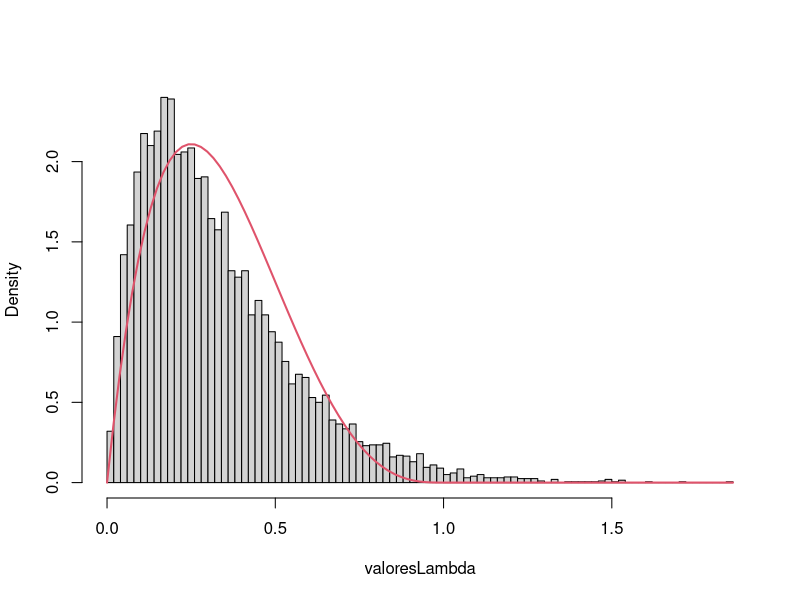
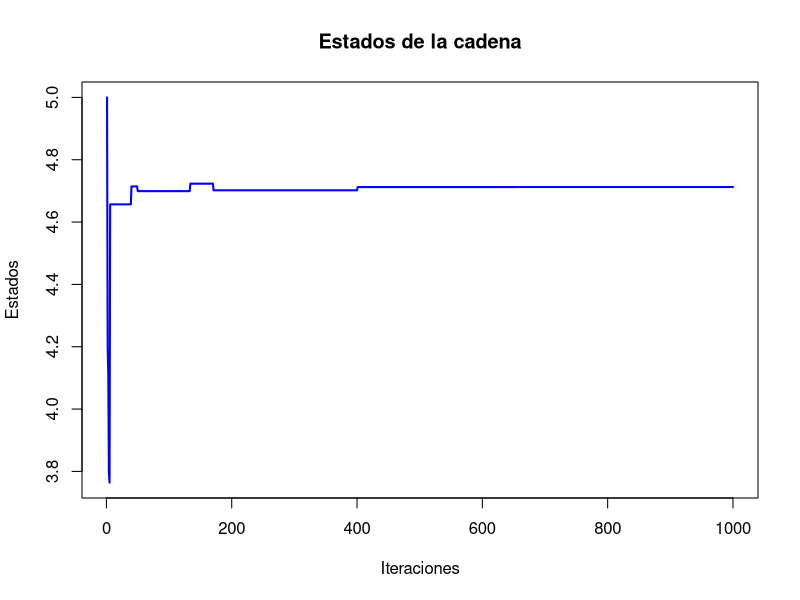
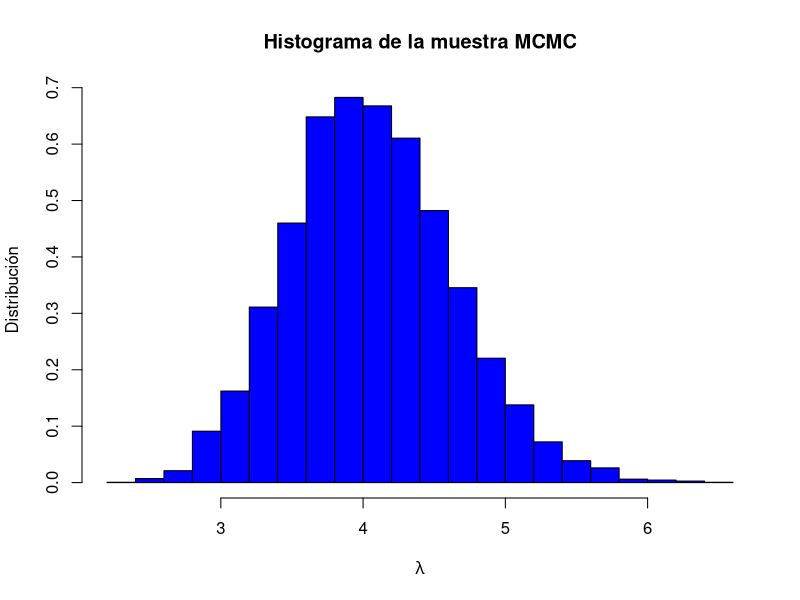
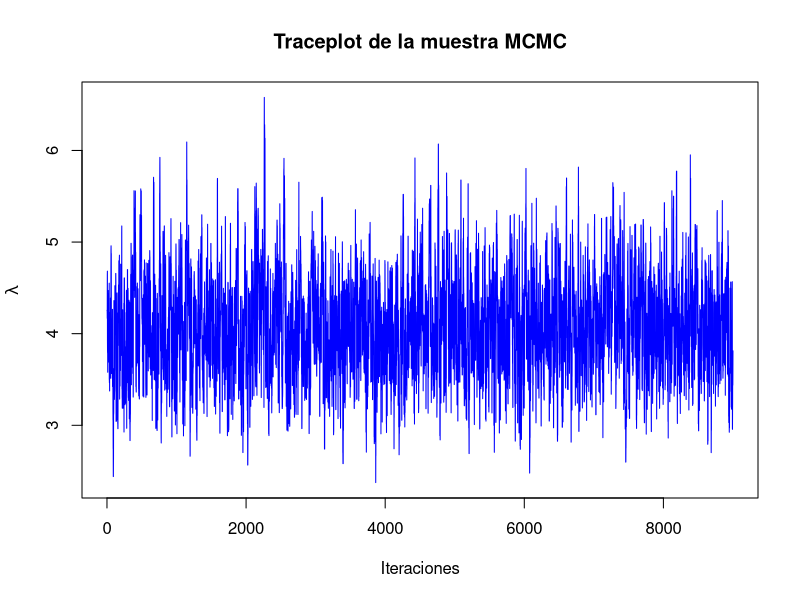
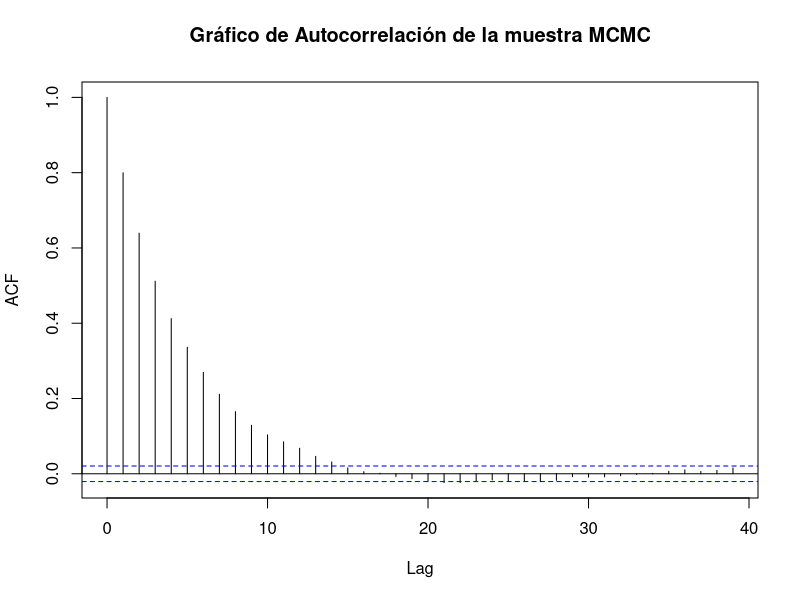
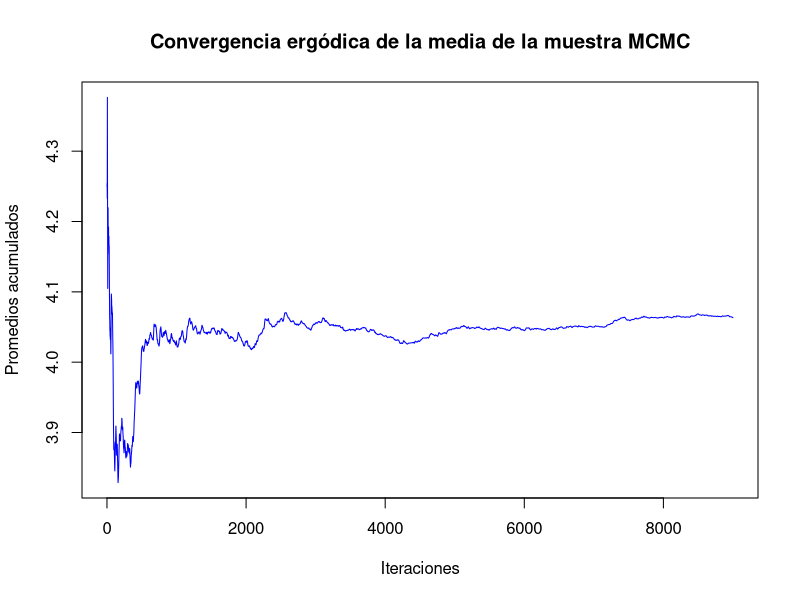

These figures' R source, in order:
## ---- chunk 1
set.seed(2024)
## ---- chunk 2
f <- function(x) {
  exp(-x^2) / (1 + x^2)
}
## ---- chunk 3
# Método de Montecarlo para aproximar la integral
montecarlo_integration <- function(N) {
  # Generamos N muestras aleatorias entre 0 y 1
  x <- runif(N, 0, 1)
  
  # Evaluamos la función en los puntos muestreados
  fx <- f(x)
  
  # Estimar la integral como el promedio de f(x)
  integral_estimate <- mean(fx)

  return(integral_estimate)
}

N <- 100000  # número de muestras

montecarlo_result <- montecarlo_integration(N)

cat("Aproximación de la integral por Montecarlo:", montecarlo_result, "\n")

## ---- chunk 4
integral_exacta <- integrate(f, 0, 1)
cat("Aproximación de la integral por Integrate:", integral_exacta$value, "\n")
cat("El error absoluto de Integrate:", integral_exacta$abs.error, "\n")
## ---- chunk 5
montecarlo_result - integral_exacta$value
## ---- chunk 6
f_L <- function(L) {
  return(exp(-L)) 
}
## ---- chunk 7
g_L <- function(L) {
  return(dnorm(L, mean = 3, sd = 2))
}
## ---- chunk 8
# Establecemos la semilla

n <- 10^4  # número de muestras

# Generar muestras de la distribución normal g
L_samples <- rnorm(n, mean = 3, sd = 2)

# Estimamos el valor esperado usando la importancia ponderada
pesos <- f_L(L_samples) / g_L(L_samples)
perdidas_esperadas <- mean(L_samples * pesos)

cat("La estimación del valor esperado de la pérdida usando muestreo por importancia es:", 
    perdidas_esperadas, "\n")

## ---- chunk 9
tiempos <- c(2.72, 1.93, 1.76, 0.49, 6.12, 0.43, 4.01, 1.71, 2.01, 5.96)

# Definición de las funciones de densidad
objetivo <- function(lambda, x) {
  lambda * exp(-lambda * x)
}

previa <- function(lambda) {
  dgamma(lambda, shape = 2, rate = 1)
}
## ---- chunk 10
n <- 10000
valoresLambda <- numeric(n)

for (i in 1:n) {
  repeat {
    # Generar candidato de la distribución prior
    lambda <- rgamma(1, shape = 2, rate = 1)
    
    # Generar variable uniforme
    u <- runif(1)
    
    # Verificar aceptación
    if (u < min(objetivo(lambda, tiempos) / previa(lambda))) {
      valoresLambda[i] <- lambda
      break
    }
  }
}
## ---- chunk 11
ngen <- n  
cat("Número de generaciones = ", ngen, "\n")
cat("Número medio de aceptados = ", ngen / 10^4, "\n")
cat("Proporción de rechazos = ", 1 - 10^4 / ngen, "\n")

lambda_est <- mean(valoresLambda)
cat("Valor de lambda estimado = ", lambda_est)

hist(valoresLambda, breaks = "FD", freq = FALSE, main = "")
curve(dbeta(x, 2, 4), col = 2, lwd = 2, add = TRUE)
## ---- chunk 12
cred_interval <- quantile(valoresLambda, probs = c(0.005, 0.995))
cat("Intervalo de credibilidad al 99%: [", cred_interval[1], ", ", cred_interval[2], "]\n")
## ---- chunk 13
lambda_hip <- 0.5
if(lambda_hip >= cred_interval[1] && lambda_hip <= cred_interval[2]) {
  cat("No se rechaza la hipótesis lambda = 0.5, está dentro del intervalo de credibilidad.\n")
} else {
  cat("Se rechaza la hipótesis lambda = 0.5, está fuera del intervalo de credibilidad.\n")
}
## ---- chunk 14
f <- function(x) {
  return(exp(sin(10 * x) / (10 * cos(x))))
}
## ---- chunk 15
resim <- function(f, alpha = 0.5, s0 = 5, niter = 1000, mini = 0, maxi = 10) {
  s_n <- s0
  estados <- rep(0, niter)
  iter_count <- 0
  for (k in 1:niter) {
    estados[k] <- s_n
    T <- (1 - alpha)^k  # Enfriamiento
    s_new <- rnorm(1, s_n, 1)
    
    # Asegurarse de que la nueva solución esté dentro de los límites
    if (s_new < mini) { s_new <- mini }
    if (s_new > maxi) { s_new <- maxi }
    
    dif <- f(s_new) - f(s_n)
    if (dif < 0) {
      s_n <- s_new
    } else {
      random <- runif(1, 0, 1)
      if (random < exp(-dif / T)) {
        s_n <- s_new
      }
    }
    iter_count <- iter_count + 1
  }
  return(list(r = s_n, e = estados))
}
## ---- chunk 16
Resultado <- resim(f, 0.1, 5, 1000, 0, 10)
## ---- chunk 17
Resultado$r  # Minimo global
plot(Resultado$e, type = "l", col = "blue", lwd = 2, 
     ylab = "Estados", xlab = "Iteraciones", main = "Estados de la cadena")
## ---- chunk 18
# Muestra
data <- c(4, 2, 5, 6, 3, 4, 7, 5, 6, 4)
#Numero de iteraciones
n<-10000
#Periodo quemado
L<-1000
#Lambda artibtrario de inicio
lambda_inicio<-runif(1,0,10)

# Función de verosimilitud de Poisson
poisson <- function(lambda, data) {
  prod(dpois(data, lambda))
}

# Función de distribución gamma a priori
gamma_prior <- function(lambda, alpha , beta ) {
  dgamma(lambda, shape = alpha, rate = beta)
}

# Algoritmo de Metropolis-Hastings
metropolis_hastings <- function(data, N = n, lambda_inicial = lambda_inicio, alpha = 3, beta = 2) {
  
  
  Intentos_lambda <- numeric(N)
  Intentos_lambda[1] <- lambda_inicial
  lambda_actual <- lambda_inicial
  Saltos <- 0
  
  for (i in 2:N) {
    propuesta <- rnorm(1, mean = lambda_actual, sd = 0.5)  # Propuesta
    
    if (propuesta > 0) {  # Para evitar valores negativos de lambda, pues es una poisson 
      
      #Usando el factor de bayes, la propuesta/la actual
      Aceptacion <- (poisson(propuesta, data) * gamma_prior(propuesta, alpha, beta)) /
                          (poisson(lambda_actual, data) * gamma_prior(lambda_actual, alpha, beta))
      
      #Criterio de Aceptacion o Rechazo
      if (runif(1) < Aceptacion) {
        lambda_actual <- propuesta
        Saltos <- Saltos + 1
      }
    }
    Intentos_lambda[i] <- lambda_actual
  }
  return(list(Intentos_lambda = Intentos_lambda[(L+1):N], Saltos = Saltos))
}

# Ejecutar el algoritmo con n = 10000
Muestras_MCMC <- metropolis_hastings(data)$Intentos_lambda
## ---- chunk 19
hist(Muestras_MCMC, breaks = 30, prob = TRUE, main = "Histograma de la muestra MCMC",
     xlab = expression(lambda),ylab = "Distribución", col = "blue")
## ---- chunk 20
plot(Muestras_MCMC, type = "l", main = "Traceplot de la muestra MCMC",
     xlab = "Iteraciones", ylab = expression(lambda), col = "blue")
## ---- chunk 21
acf(Muestras_MCMC, main = "Gráfico de Autocorrelación de la muestra MCMC")
## ---- chunk 22
#Normalmente es la suma acumulada/(Iteracion-periodo_quemado)

mean_muestras <- cumsum(Muestras_MCMC) / seq_along(Muestras_MCMC)
plot(mean_muestras, type = "l", main = "Convergencia ergódica de la media de la muestra MCMC",
     xlab = "Iteraciones", ylab = "Promedios acumulados", col = "blue")
## ---- chunk 23
mean_lambda <- mean(Muestras_MCMC)
cat("Estimación de lambda:", mean_lambda, "\n")

cat("Tasa de aceptación \n","NumeroSaltos/TotalIteraciones:" , (metropolis_hastings(data)$Saltos)/(n-L) ,"\n")
## ---- chunk 24
